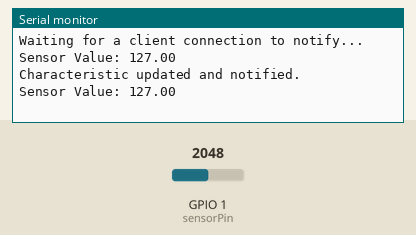
Simulated run of this sketch. Board: ESP32. Parts: the last lines printed to the serial monitor. Inputs (shaded band) come from the test bench; at power-on: GPIO 1 (sensorPin) = 2048. Nothing arrives over Bluetooth unless stated; a phone connects over Bluetooth LE 3 s after start. At 10.0 s the program puts the board to deep sleep or switches it off; the recording ends there.

Above: at 1.8 s.
1.9 s: GPIO 1 (sensorPin) set to 2106
At 2.6 s:
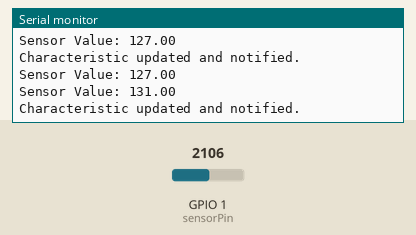
3.4 s: GPIO 1 (sensorPin) set to 2866
At 9.8 s:
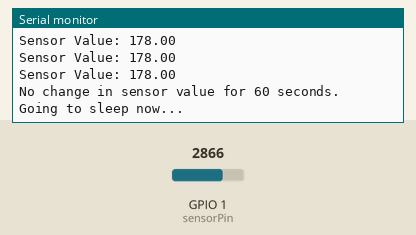
Timing chart, 0 to 10.0 s (numbered marks = the images above; inputs shaded):
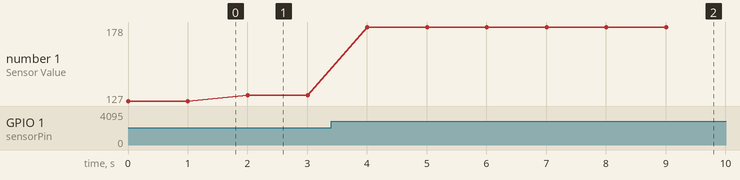

Measured:
- the behaviour switches between 2055 and 2056 on GPIO 1 (sensorPin) (found by bisection; images 0 and 1)
- after the input at 1.9 s, the serial monitor: prints a new line after 0.10 s (image 1)
- after the input at 3.4 s, the serial monitor: prints a new line after 0.61 s (image 2)
- plotted number 1: 127 → 131 after the input at 1.9 s, 131 → 178 after the input at 3.4 s

The sketch:

BLE5_periodic_advertising_deepsleep.ino
```cpp
#include <BLEDevice.h>
#include <BLEServer.h>
#include <BLEUtils.h>
#include <BLE2902.h>

// Define deep sleep time (in microseconds)
#define uS_TO_S_FACTOR 1000000  /* Conversion factor for micro seconds to seconds */
#define TIME_TO_SLEEP  10        /* Time ESP32 will go to sleep (in seconds) */

// Define the service and characteristic UUIDs
#define SERVICE_UUID        "4fafc201-1fb5-459e-8fcc-c5c9c331914b"
#define CHARACTERISTIC_UUID "beb5483e-36e1-4688-b7f5-ea07361b26a8"

// Pin where the sensor is connected
const int sensorPin = 1;

BLECharacteristic *pCharacteristic;
float sensorValue = 0.0;
float previousSensorValue = 0.0;
unsigned long previousMillis = 0;
const long interval = 5000;  // 10 seconds

void setup() {
  Serial.begin(115200);

  // Initialize BLE
  BLEDevice::init("ESP32_Sensor");
  BLEServer *pServer = BLEDevice::createServer();
  BLEService *pService = pServer->createService(SERVICE_UUID);
  pCharacteristic = pService->createCharacteristic(
                      CHARACTERISTIC_UUID,
                      BLECharacteristic::PROPERTY_READ |
                      BLECharacteristic::PROPERTY_NOTIFY
                    );
  pCharacteristic->addDescriptor(new BLE2902());

  pService->start();
  BLEAdvertising *pAdvertising = BLEDevice::getAdvertising();
  pAdvertising->addServiceUUID(SERVICE_UUID);
  pAdvertising->setScanResponse(true);
  pAdvertising->setMinPreferred(0x06);  // functions that help with iPhone connections issue
  pAdvertising->setMinPreferred(0x12);
  BLEDevice::startAdvertising();
  Serial.println("Waiting for a client connection to notify...");

  // Configure the ESP32 to wake up every TIME_TO_SLEEP seconds
  esp_sleep_enable_timer_wakeup(TIME_TO_SLEEP * uS_TO_S_FACTOR);

  // Set the initial time
  previousMillis = millis();
}

void loop() {
  // Read the sensor value
  sensorValue = analogRead(sensorPin);
  sensorValue = map(sensorValue,0,4095,0,255);
  Serial.print("Sensor Value: ");
  Serial.println(sensorValue);

  // Check if the sensor value has changed
  if (sensorValue != previousSensorValue) {
    // Convert sensor value to a string
    char sensorString[8];
    dtostrf(sensorValue, 1, 2, sensorString);

    // Update the characteristic value
    pCharacteristic->setValue(sensorString);
    pCharacteristic->notify();
    Serial.println("Characteristic updated and notified.");

    // Reset the timer
    previousMillis = millis();
    previousSensorValue = sensorValue;
  }

  // Check if 60 seconds have passed since the last change
  unsigned long currentMillis = millis();
  if (currentMillis - previousMillis >= interval) {
    // Go to deep sleep
    Serial.println("No change in sensor value for 60 seconds. Going to sleep now...");
    delay(1000);
    Serial.flush();
    esp_deep_sleep_start();
  }

  // Wait for a short while before checking the sensor again
  delay(1000);
}
```
